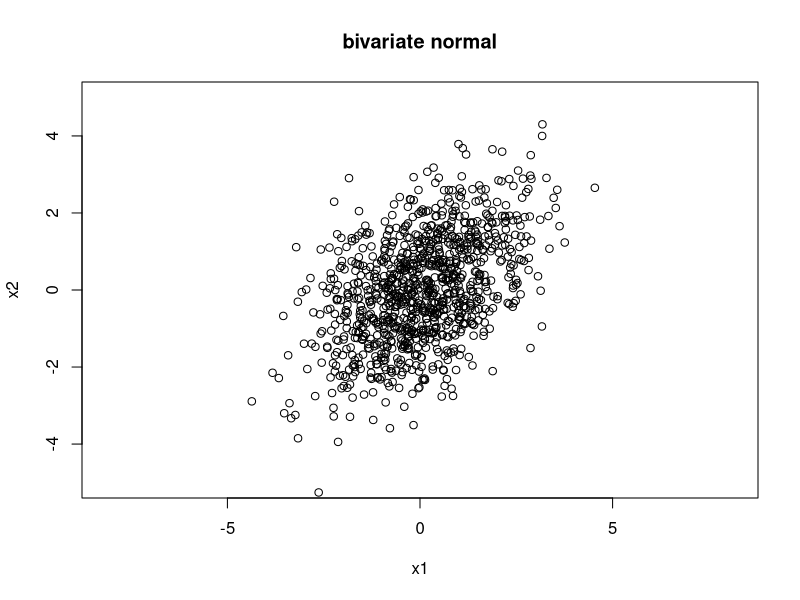
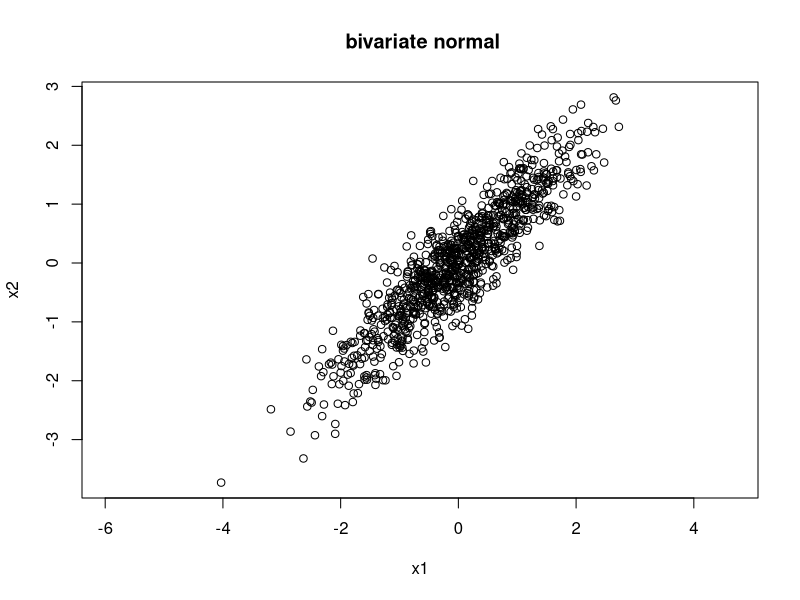

R code for these plots, in order:
## ---- chunk 1
knitr::opts_chunk$set(comment = "#",collapse = TRUE,fig.align = "center")
## ---- chunk 2
Z <- rnorm(3)
A <- rbind(c(1,1,0),c(1,0,1))
Sigma <- A %*% t(A)
Sigma
X <- A %*% Z
## ---- chunk 3
X <- matrix(0,2,1000)
for(i in 1:1000) {
  Z <- rnorm(3)
  X[,i] <- A %*% Z
}
plot(X[1,],X[2,],main = "bivariate normal",asp = 1,
     xlab = "x1",ylab = "x2",xlim = c(-5,5),ylim = c(-5,5))
## ---- chunk 4
cov(t(X))
## ---- chunk 5
Sigma <- rbind(c(2,1),c(1,2))
L <- t(chol(Sigma))
L
L %*% t(L)
## ---- chunk 6
my_rmvnorm <- function (mu, Sigma) {
  r <- length(mu)
  L <- t(chol(Sigma)) 
  Z <- rnorm(r)
  return(L %*% Z + mu)
}
X <- matrix(0,2,1000)
S <- rbind(c(1.0,0.9),c(0.9,1.0))
for (i in 1:1000)
  X[,i] <- my_rmvnorm(c(0,0),S)
plot(X[1,],X[2,],main = " bivariate normal",asp = 1,xlab = "x1",ylab = "x2")
